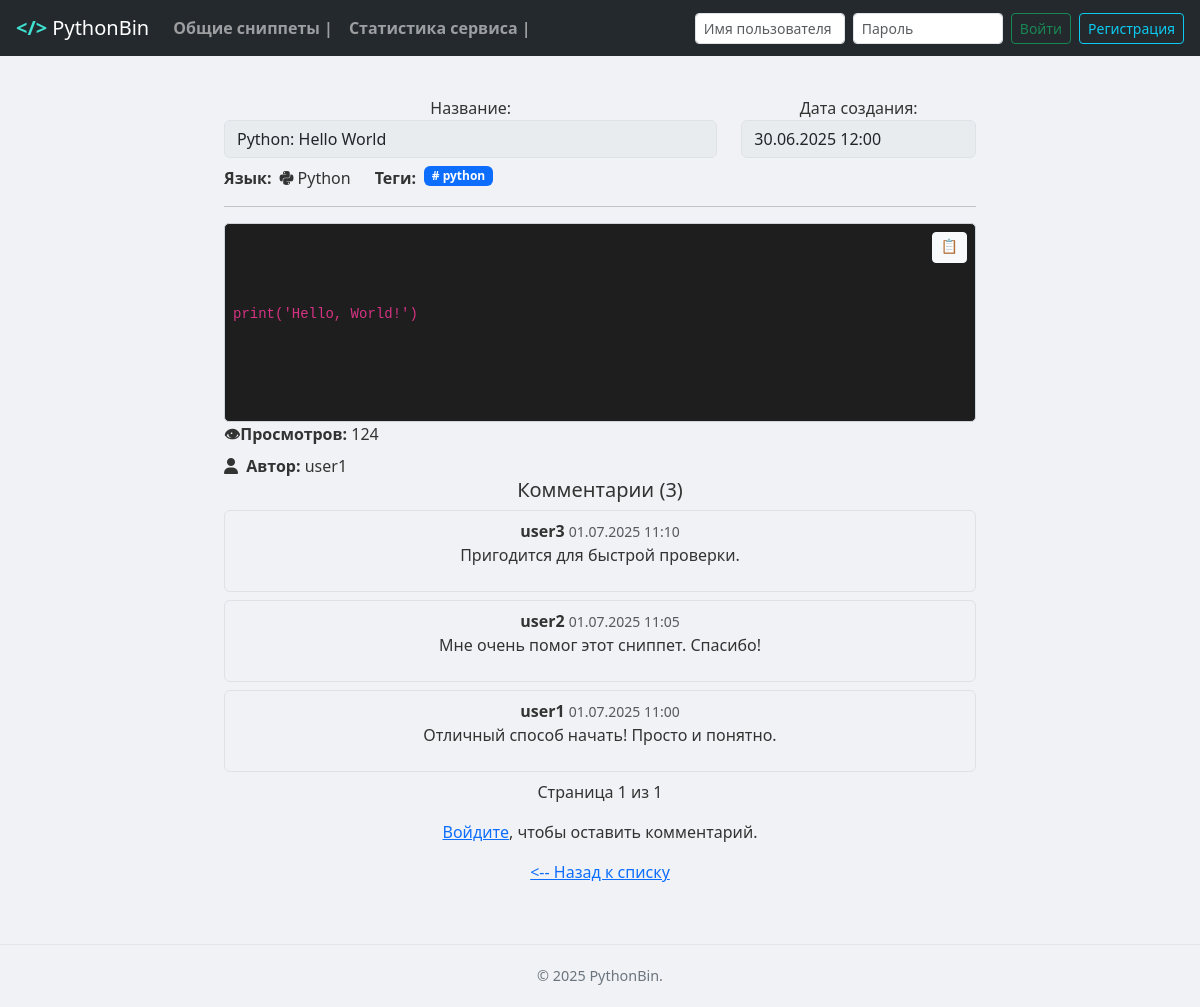
Before: /snippet/1 with the older database file.
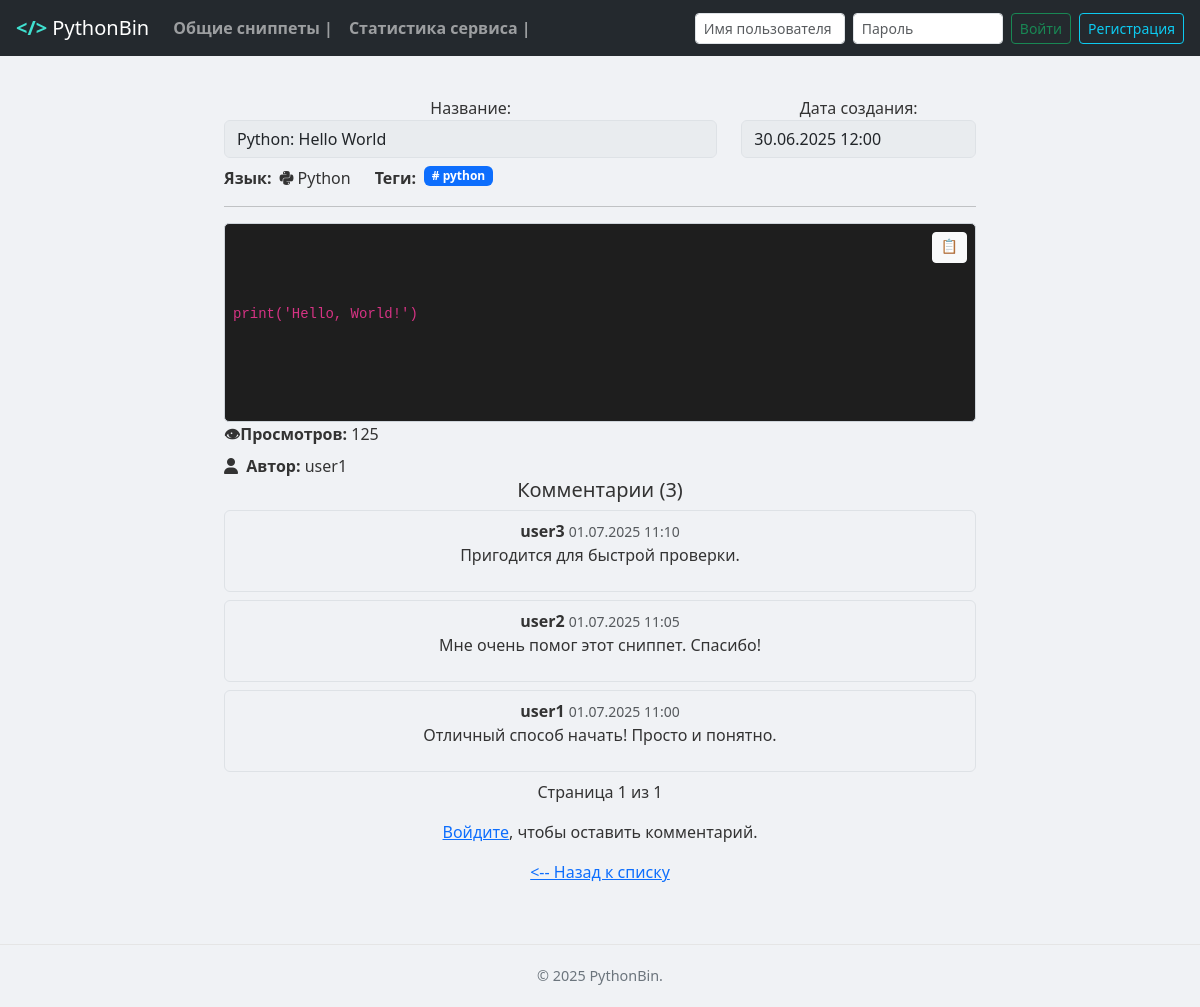
After: the same page with the newer database file.
### MainApp/models.py (models this page shows, shortened)
class Snippet(models.Model):
    name = models.CharField(max_length=100)
    lang = models.CharField(max_length=30, choices=LANG_CHOICES, default='-')
    code = models.TextField(max_length=5000)
    creation_date = models.DateTimeField(auto_now_add=True)
    updated_date = models.DateTimeField(auto_now=True)
    description = models.TextField(blank=True, null=True, max_length=5000)
    views_count = models.PositiveIntegerField(default=0)
    user = models.ForeignKey(to=User, on_delete=models.CASCADE)
    public = models.BooleanField(default=False, verbose_name='Публичный сниппет')
    tags = models.ManyToManyField(Tag, related_name='snippets', blank=True)

### MainApp/views.py (the view)
# urls.py: path('snippet/<int:id>', snippet_detail, name="snippet-detail"),
def snippet_detail(request, id):
    snippet = Snippet.objects.annotate(num_comments=Count('comment')).get(id=id)
    viewed_key = f'snippet_{id}'
    comment_form = CommentForm()
    comments = Comment.objects.filter(snippet=snippet).order_by('-creation_date')
    paginator = Paginator(comments, 5)
    page_number = request.GET.get('page')
    comments_page = paginator.get_page(page_number)
    if not request.session.get(viewed_key, False):
        snippet_views.send(sender=Snippet, snippet_id=snippet.id)
        request.session[viewed_key] = True
    context = {
        'pagename': f'Сниппет: {snippet.name}',
        'snippet': snippet,
        'comment_form': comment_form,
        'comments_page': comments_page,
    }
    return render(request, 'snippet_detail.html', context=context)

### MainApp/forms.py
class SnippetSearchForm(forms.Form):
    query = forms.CharField(
        label='Поиск',
        required=False,
        widget=forms.TextInput(attrs={'placeholder': 'Поиск по названию, коду или языку...'})
    )

class CommentForm(forms.ModelForm):
    class Meta:
        model = Comment
        fields = ['text']
        widgets = {
            'text': forms.Textarea(attrs={
                'placeholder': 'Ваш комментарий',
                'class': 'form-control',
                'rows': 3,
            }),
        }
        labels = {
            'text': '',
        }

### MainApp/context_processors.py (called while the page is built)
def search_form(request):
    return {'search_form': SnippetSearchForm(request.GET)}

### MainApp/templatetags/lang_tags.py (called while the page is built)
@register.simple_tag
def lang_icon_class(lang):
    return LANG_ICONS.get(lang.lower(), 'fa-solid fa-file-code')

### MainApp/templates/snippet_detail.html (shortened to what this page needs)
{% extends 'base.html' %}
{% load lang_tags %}
{% block content %}
<div class="container">
    <div class="row">
        <div class="col">
            <fieldset disabled>
                <div class="row disabled">
                    <div class="col col-8">
                        Название:
                        <input type="text" value="{{ snippet.name }}" class="form-control">
                        <div class="d-flex align-items-center mt-2 flex-wrap">
                            <strong class="me-2">Язык:</strong>
                            <i class="{% lang_icon_class snippet.lang %} me-1"></i>
                            <span class="me-4">{{ snippet.get_lang_display }}</span>
                            <span class="fw-bold me-2">Теги:</span>
                            {% for tag in snippet.tags.all %}
                                <a href="{% url 'MainApp:snippets_by_tag' tag.id %}" class="badge bg-primary me-2 mb-1 text-decoration-none">
                                    {{ tag.name }}
                                </a>
                            {% empty %}
                                <span class="text-muted">нет</span>
                            {% endfor %}
                        </div>
                    </div>
                    <div class="col col-4">
                        Дата создания:
                        <input type="text" value="{{ snippet.creation_date|date:"d.m.Y H:i" }}" class="form-control">
                    </div>
                </div>
            </fieldset>
            <hr>
            <div class="row">
                <div class="col">
                    <div class="p-2 h-100 position-relative" style="border:1px solid #ced4da; border-radius:5px; background-color: #1e1e1e; color: #f8f8f2; font-family: monospace; white-space: pre-wrap;">
                        <button class="btn btn-sm btn-light position-absolute top-0 end-0 m-2 copy-btn" title="Скопировать">📋</button>
                        <code class="snippet-code d-block" style="margin: 0; text-align: left;">{{ snippet.code|escape }}</code>
                    </div>
                    <p style="text-align: left"><strong>👁Просмотров:</strong> {{ snippet.views_count }}</p>
                </div>
            </div>
        </div>
    </div>
    <div class="row mt-4">
        <div class="mt-2" style="text-align: left">
            <i class="fa-solid fa-user me-1"></i>
            <span class="fw-bold">Автор:</span>
            <span>{{ snippet.user.username }}</span>
        </div>
        <div class="col">
            <h5>Комментарии ({{ comments_page.paginator.count }})</h5>
            {% for comment in comments_page %}
                <div class="border rounded p-2 mb-2">
                    <strong>{{ comment.author.username }}</strong>
                    <small class="text-muted">{{ comment.creation_date|date:"d.m.Y H:i" }}</small>
                    <p>{{ comment.text|linebreaksbr }}</p>
                </div>
            {% empty %}
                <p>Комментариев пока нет.</p>
            {% endfor %}
        </div>
    </div>
    <div>
        <span>Страница {{ comments_page.number }} из {{ comments_page.paginator.num_pages }}</span>
    </div>
    {% if user.is_authenticated %}
        <div class="row mt-3">
            <div class="col">
                <h5>Добавить новый комментарий</h5>
                <form action="{% url 'MainApp:comment_add' %}" method="POST">
                    {% csrf_token %}
                    {{ comment_form.text }}
                    <input type="hidden" name="snippet_id" value="{{ snippet.id }}">
                    <button type="submit" class="btn btn-primary mt-2">Добавить</button>
                </form><br>
            </div>
        </div>
    {% else %}
        <div class="row mt-3">
            <div class="col">
                <p><a href="{% url 'MainApp:custom_login' %}">Войдите</a>, чтобы оставить комментарий.</p>
            </div>
        </div>
    {% endif %}
    <a href="{% url 'MainApp:snippets-list' %}"><-- Назад к списку</a>
</div>
{% endblock %}

Changed rows visible on the page:
changed Snippet "Python": views_count "124" → "125"
